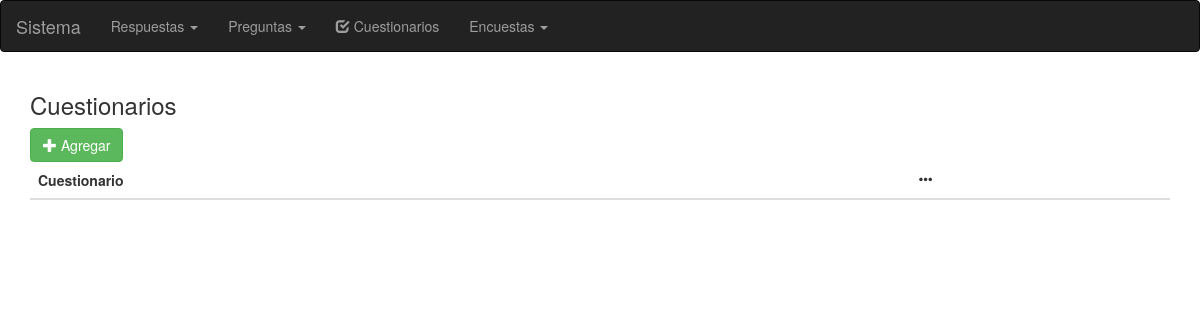
Before: /index.php/cuestionario with the older database file.
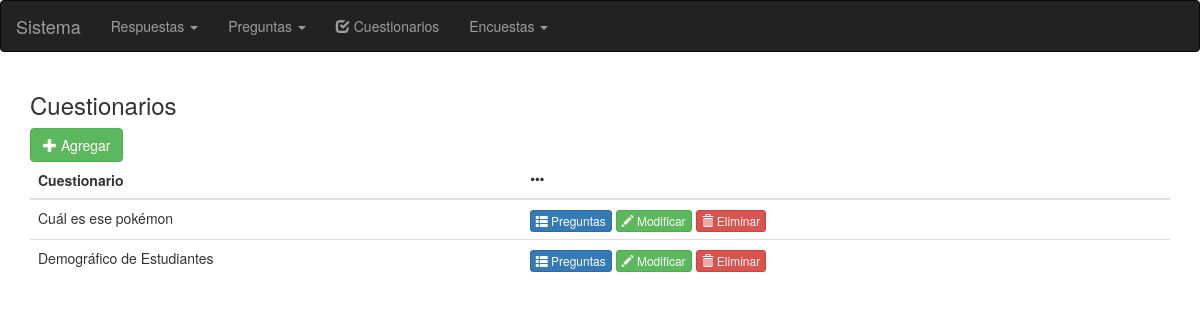
After: the same page with the newer database file.
### tables this page shows
CREATE TABLE IF NOT EXISTS `cuestionario` (
`idCuestionario` int(11) NOT NULL,
  `nombreCuestionario` varchar(600) NOT NULL
);

### application/controllers/cuestionario.php (called while the page is built, shortened)
<?php if ( ! defined('BASEPATH')) exit('No direct script access allowed');
class Cuestionario extends CI_Controller {
    function __construct() {
        $this->load->helper('url');
        $this->load->helper('form');
        $this->load->model('modelo_cuestionario');
    }
    public function index(){
        $data = array('resultado' => $this->modelo_cuestionario->obtenerTodos());
        $this->load->view('headers');
        $this->load->view('navbar');
        $this->load->view('cuestionario/lista', $data);
        $this->load->view('footer');
    }
}

### index.php (called while the page is built, shortened)
<?php
require_once BASEPATH.'core/CodeIgniter.php';

### application/models/modelo_cuestionario.php (called while the page is built, shortened)
<?php if ( ! defined('BASEPATH')) exit('No direct script access allowed');
class modelo_cuestionario extends CI_Model{
    function obtenerTodos(){
        try {
            return $this->db->get('cuestionario');
        } catch (Exception $ex) {
            return false;
        }
    }
}

### application/views/cuestionario/lista.php (the view, shortened to what this page needs)
?><div class="container"><?php
if ($resultado == false) {
    ?><h3>Error al obtener los cuestionarios.</h3><?php
} else {
    ?>
        <h3>Cuestionarios</h3>
        <a href="<?= base_url('/cuestionario/agregar') ?>" class="btn btn-success"><span class="glyphicon glyphicon-plus"></span> Agregar</a>
        <table class="table">
            <thead>
                <tr><th>Cuestionario</th><th><span class="glyphicon glyphicon-option-horizontal"></span></th></tr>
            </thead>
            <tbody>
    <?php
    foreach ($resultado->result() as $row) {
        ?><tr>
            <td><?= $row->nombreCuestionario ?></td>
            <td>
                <a class="btn btn-xs btn-primary" href="<?= base_url('/cuestionario/preguntas/'.$row->idCuestionario) ?>"><span class="glyphicon glyphicon-th-list"></span> Preguntas</a>
                <a class="btn btn-xs btn-success" href="<?= base_url('/cuestionario/modificar') ?>"><span class="glyphicon glyphicon-pencil"></span> Modificar</a>
                <a class="btn btn-xs btn-danger" href="<?= base_url('/cuestionario/eliminar') ?>"><span class="glyphicon glyphicon-trash"></span> Eliminar</a>
            </td>
        <tr><?php
    }
    ?></tbody></table><?php
}
?></div><?php

### application/views/headers.php (shortened to what this page needs)
<!doctype html>
<html lang="en">
<head>
  <link rel="stylesheet" href="https://maxcdn.bootstrapcdn.com/bootstrap/3.4.0/css/bootstrap.min.css">
</head>
<body>

### application/views/navbar.php (shortened to what this page needs)
<nav class="navbar navbar-inverse">
  <div class="container-fluid">
    <div class="navbar-header">
      <a class="navbar-brand" href="#">Sistema</a>
    </div>
    <ul class="nav navbar-nav">
      <li class="dropdown"><a class="dropdown-toggle" data-toggle="dropdown" href="#">Respuestas <span class="caret"></span></a>
      </li>
      <li class="dropdown"><a class="dropdown-toggle" data-toggle="dropdown" href="#">Preguntas <span class="caret"></span></a>
      </li>
      <li><a href="<?= base_url('/cuestionario/') ?>"><span class="glyphicon glyphicon-check"></span> Cuestionarios</a></li>
      <li class="dropdown">
          <a href="encuesta/verTodo">Encuestas <span class="caret"></span></a>
        </ul>
  </div>
</nav>

### application/views/footer.php
</body>
</html>

Changed rows visible on the page:
added cuestionario: nombreCuestionario "Cuál es ese pokémon"
added cuestionario: nombreCuestionario "Demográfico de Estudiantes"
